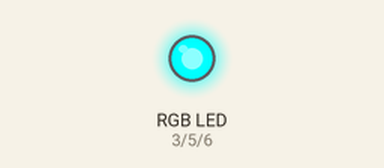
The sketch below on a simulated Arduino Uno, built with avr-gcc and run on an emulated ATmega328P. On the bench: an RGB LED mixed from three pins (HIGH = lit). Dim RGB values are drawn brighter than linear.

Above: at 0.1 s.
At 2.95 s:
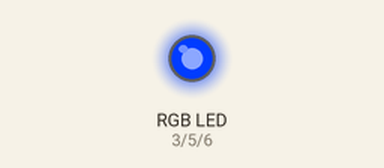
At 9.26 s:
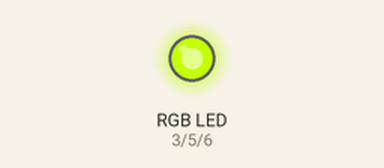
At 18.68 s:
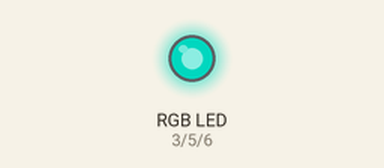
At 29.3 s:
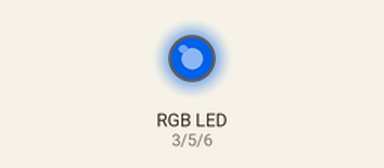
At 37.3 s:
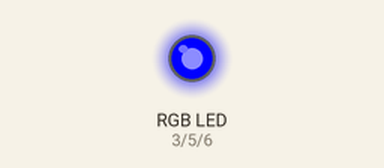
Timing chart, 0 to 40.0 s (numbered marks = the images above):
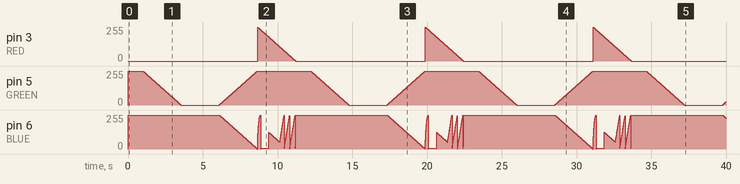

The sketch:

rgb_LED.ino
```cpp
// Define Pins
#define RED 3
#define GREEN 5
#define BLUE 6
#define delayTime 10 // fading time between colours
#define DEBUG 1

void setup() {
  pinMode(RED, OUTPUT);
  pinMode(GREEN, OUTPUT);
  pinMode(BLUE, OUTPUT);
  digitalWrite(RED, HIGH);
  digitalWrite(GREEN, HIGH);
  digitalWrite(BLUE, HIGH);
}

// define variables
int redValue;
int greenValue;
int blueValue;


//Smooth transition for rainbow colors

void loop() {
  redValue = 255; // Turn on red.
  greenValue = 0;
  blueValue = 0;
  analogWrite(RED, 255 - redValue);
  analogWrite(GREEN, 255 - greenValue);
  analogWrite(BLUE, 255 - blueValue);
  delay(1000);

  for (int i = 0; i < 127; i += 1) { // fade out red, bring Orange  (Red 255, Green 127, Blue 0)
    greenValue += 1;
    analogWrite(RED, 255 - redValue);
    analogWrite(GREEN, 255 - greenValue);
    delay(delayTime);
  }
  debugCode();
  redValue = 255;
  greenValue = 127;
  blueValue = 0;


  for (int i = 127; i < 255; i += 1) { // fade out Orange, bring Yellow  (Red 255, Green 255, Blue 0)
    greenValue += 1;
    analogWrite(GREEN, 255 - greenValue);
    delay(delayTime);
  }
  debugCode();

  redValue = 255;
  greenValue = 255;
  blueValue = 0;


  for (int i = 0; i < 255; i += 1) { // fade out Orange, bring Green  (Red 0, Green 255, Blue 0)
    redValue -= 1;
    analogWrite(GREEN, 255 - greenValue);
    delay(delayTime);
  }
  debugCode();
  redValue = 0;
  greenValue = 255;
  blueValue = 0;


  for (int i = 0; i < 255; i += 1) { // fade out green bring blue (Red 0, Green 0, Blue 255)
    greenValue -= 1;
    blueValue += 1;
    analogWrite(GREEN, 255 - greenValue);
    analogWrite(BLUE, 255 - blueValue);
    delay(delayTime);
  }
  debugCode();
  redValue = 0;
  greenValue = 0;
  blueValue = 255;


  for (int i = 0; i < 75; i += 1) { // fades out blue bring Indigo (Red 75, Green 0, Blue 130)
    redValue += 1;
    blueValue -= 2;  //Approximated value of 150 for Blue
    blueValue = (int)(blueValue * 0.87);  //Add correction factor 130/150 = 0.87
    analogWrite(RED, 255 - redValue);
    analogWrite(BLUE, 255 - blueValue);
    delay(delayTime);
  }
  debugCode();
  redValue = 75;
  greenValue = 0;
  blueValue = 130;


  for (int i = 75; i < 148; i += 1) { // fades out Indigo bring Violet (Red 148, Green 0, Blue 211)
    redValue += 1;
    blueValue += 1;  //Approximated value of 203 for Blue
    analogWrite(RED, 255 - redValue);
    analogWrite(BLUE, 255 - blueValue);
    delay(delayTime);
  }
  debugCode();
  redValue = 148;
  greenValue = 0;
  blueValue = 211;


  for (int i = 148; i < 255; i += 1) { // fades out Indigo bring Violet (Red 148, Green 0, Blue 211)
    redValue += 1;
    blueValue -= 7;
    if(blueValue < 0){
      blueValue == 0;
    }
    analogWrite(RED, 255 - redValue);
    analogWrite(BLUE, 255 - blueValue);
    delay(delayTime);
  }
  debugCode();

}

void debugCode(){
  if(DEBUG == 1){
    Serial.println((String)"RED: " + redValue + " GREEN: " + greenValue + "BLUE: " + blueValue);
  }
}
```

Measured:
- by itself, pin 3 (RED): ramps from 254/255 to 0/255 and jumps back, once every 11.2 s
